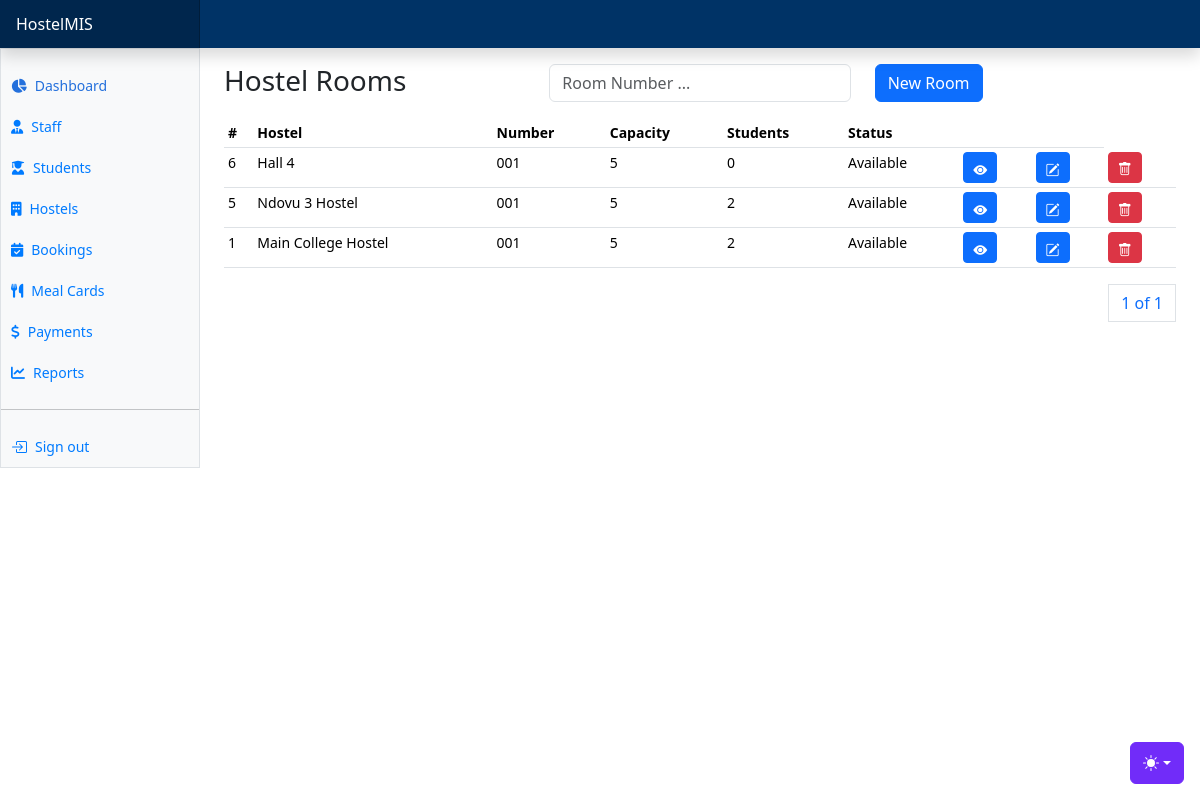
The page /hostels/hostel-rooms/ on the database as committed earlier.
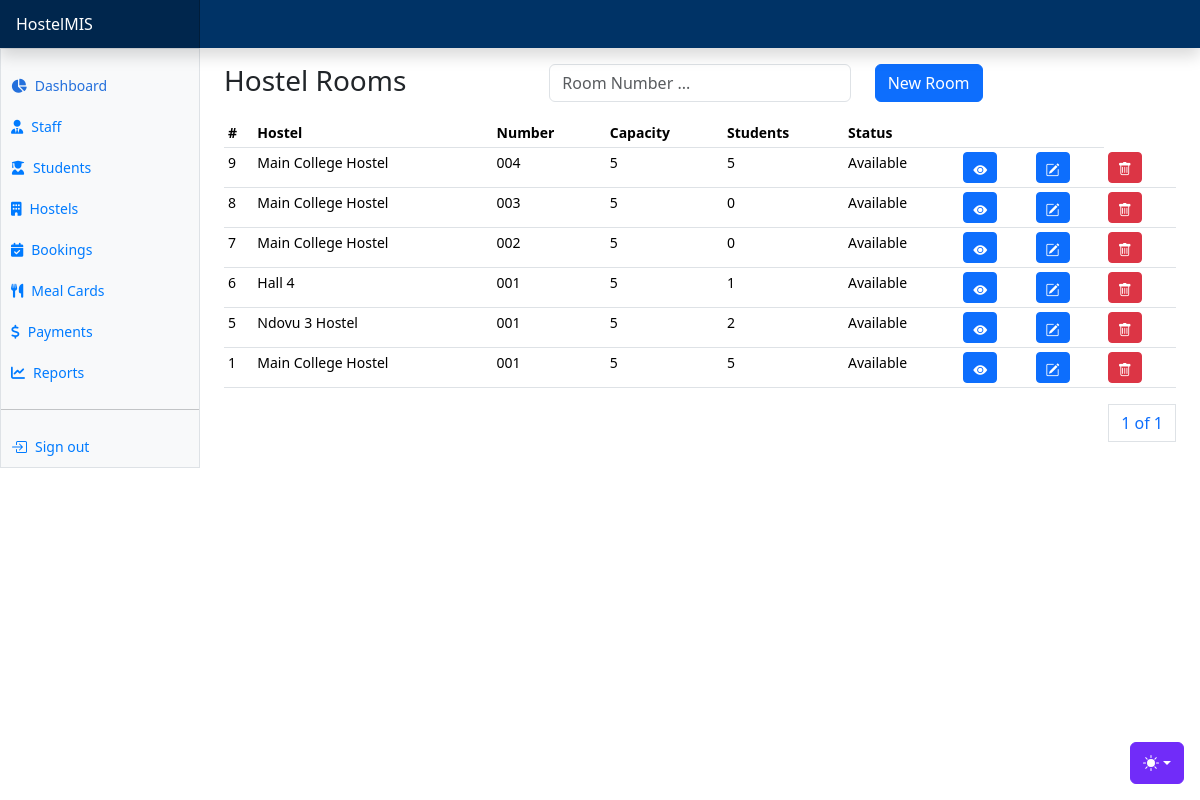
The same page on the database as committed later.
### apps/hostels/models.py (models this page shows, shortened)
class HostelRoom(AbsoluteBaseModel):
    hostel = models.ForeignKey("hostels.Hostel", on_delete=models.CASCADE, null=True)
    room_number = models.CharField(max_length=255)
    room_capacity = models.IntegerField(default=1)
    students_assigned = models.IntegerField(default=0)
    fully_booked = models.BooleanField(default=False)
    def status(self):
        return "Fully Booked" if self.fully_booked else "Available"

class Hostel(AbsoluteBaseModel):
    name = models.CharField(max_length=255)
    rooms = models.IntegerField(default=1)
    capacity = models.IntegerField(default=1)

### apps/hostels/views.py (the view)
# urls.py: path("hostel-rooms/", hostel_rooms, name="hostel-rooms"),
def hostel_rooms(request):
    hostel_rooms = HostelRoom.objects.all().order_by("-id")
    hostels = Hostel.objects.all()
    if request.method == "POST":
        search_text = request.POST.get("search_text")
        if search_text:
            hostel_rooms = HostelRoom.objects.filter(
                Q(room_number__icontains=search_text)
            )
    paginator = Paginator(hostel_rooms, 10)
    page_number = request.GET.get("page")
    page_obj = paginator.get_page(page_number)
    context = {
        "page_obj": page_obj,
        "hostels": hostels
    }
    return render(request, "hostels/rooms/rooms.html", context)

### templates/hostels/rooms/rooms.html (shortened to what this page needs)
{% extends "base.html" %}
{% block additional_css %}
<link href="https://cdnjs.cloudflare.com/ajax/libs/select2/4.0.13/css/select2.min.css" rel="stylesheet">
{% endblock additional_css %}
{% block content %}
<div class="row">
    <div class="col">
        <h3>Hostel Rooms</h3>
    </div>
    <div class="col">
      <form method="POST">
        <div class="input-group mb-3">
            <div class="col">
              <input type="text" class="form-control" name="search_text" id="search_text" placeholder="Room Number ...">
            </div>
          </div>
      </form>
    </div>
    <div class="col">
      <button class="btn btn-primary" data-bs-toggle="modal" data-bs-target="#bookHostelRoomModal">New Room</button>
    </div>
</div>
      <div class="table-responsive small">
        <table class="table table-sm">
          <thead>
            <tr>
              <th scope="col">#</th>
              <th scope="col">Hostel</th>
              <th scope="col">Number</th>
              <th scope="col">Capacity</th>
              <th scope="col">Students</th>
              <th scope="col">Status</th>
              <th scope="col" colspan="2"></th>
            </tr>
          </thead>
          <tbody>
            {% for room in page_obj %}
            <tr>
              <td>{{room.id}}</td>
              <td>{{room.hostel.name}}</td>
              <td>{{room.room_number}}</td>
              <td>{{room.room_capacity}}</td>
              <td>{{room.students_assigned}}</td>
              <td>{{room.status}}</td>
              <td>
                <a href="{% url 'hostel-room-details' room.id %}" class="btn btn-primary btn-sm"><i class="bi bi-eye-fill"></i></a>
              </td>
              <td><a class="btn btn-primary btn-sm" data-bs-toggle="modal" data-bs-target="#editRoomModal{{ room.id }}">
                <i class="bi bi-pencil-square"></i>
              </a></td>
              <td><a class="btn btn-danger btn-sm" data-bs-toggle="modal" data-bs-target="#deleteRoomModal{{ room.id }}">
                <i class="bi bi-trash"></i>
              </a></td>
            </tr>
            {% endfor %}
          </tbody>
        </table>
        <div>
          <nav aria-label="Page navigation example">
            <ul class="pagination justify-content-end">
              <a class="page-link" href="#">{{ page_obj.number }} of {{ page_obj.paginator.num_pages }}</a>
            </ul>
          </nav>
        </div>
      </div>
{% endblock content %}

Rows that differ between the two databases and show on the page:
added HostelRoom: id "9", hostel.name "Main College Hostel", room_number "004", room_capacity "5", students_assigned "5", status "Available"
added HostelRoom: id "8", hostel.name "Main College Hostel", room_number "003", room_capacity "5", students_assigned "0", status "Available"
added HostelRoom: id "7", hostel.name "Main College Hostel", room_number "002", room_capacity "5", students_assigned "0", status "Available"
changed HostelRoom "Hall 4": students_assigned "0" → "1"
changed HostelRoom id 1: students_assigned "2" → "5"
